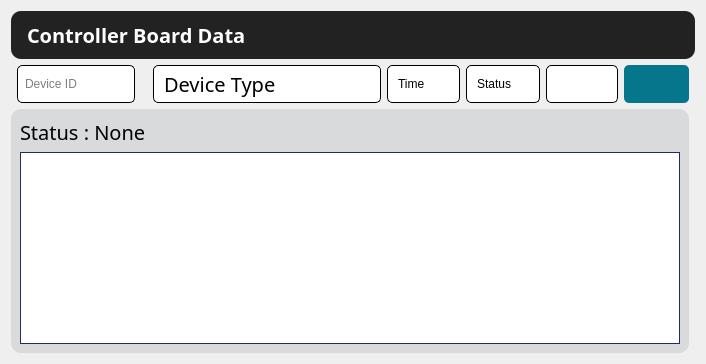
      <widget class="QWidget" name="controller_data">
       <layout class="QGridLayout" name="gridLayout_10">
        <item row="3" column="0" colspan="9">
         <widget class="QFrame" name="frame_3">
          <property name="styleSheet">
           <string notr="true">background-color:#d9dadb;
border-radius: 10px;</string>
          </property>
          <property name="frameShape">
           <enum>QFrame::StyledPanel</enum>
          </property>
          <property name="frameShadow">
           <enum>QFrame::Raised</enum>
          </property>
          <layout class="QGridLayout" name="gridLayout_9">
           <item row="0" column="0">
            <layout class="QHBoxLayout" name="horizontalLayout_3">
             <item>
              <widget class="QLabel" name="controller_finder_status">
               <property name="maximumSize">
                <size>
                 <width>16777215</width>
                 <height>50</height>
                </size>
               </property>
               <property name="font">
                <font>
                 <family>SCG</family>
                 <pointsize>15</pointsize>
                 <weight>50</weight>
                 <bold>false</bold>
                </font>
               </property>
               <property name="cursor">
                <cursorShape>ArrowCursor</cursorShape>
               </property>
               <property name="contextMenuPolicy">
                <enum>Qt::PreventContextMenu</enum>
               </property>
               <property name="text">
                <string>Status : None</string>
               </property>
              </widget>
             </item>
            </layout>
           </item>
           <item row="1" column="0">
            <widget class="QTableView" name="devicesDataView">
             <property name="enabled">
              <bool>true</bool>
             </property>
             <property name="sizePolicy">
              <sizepolicy hsizetype="Expanding" vsizetype="Expanding">
               <horstretch>0</horstretch>
               <verstretch>0</verstretch>
              </sizepolicy>
             </property>
             <property name="font">
              <font>
               <family>SCG</family>
               <pointsize>15</pointsize>
              </font>
             </property>
             <property name="cursor" stdset="0">
              <cursorShape>ArrowCursor</cursorShape>
             </property>
             <property name="contextMenuPolicy">
              <enum>Qt::PreventContextMenu</enum>
             </property>
             <property name="styleSheet">
              <string notr="true">	border:1px solid #1c305c;
background-color:white;
    border-radius: 0px;
    padding: 0px 0px;</string>
             </property>
             <property name="alternatingRowColors">
              <bool>true</bool>
             </property>
            </widget>
           </item>
          </layout>
         </widget>
        </item>
        <item row="2" column="6">
         <widget class="QComboBox" name="mcu_status">
          <property name="maximumSize">
           <size>
            <width>100</width>
            <height>40</height>
           </size>
          </property>
          <property name="cursor">
           <cursorShape>PointingHandCursor</cursorShape>
          </property>
          <property name="styleSheet">
           <string notr="true">QComboBox{	
	padding-left:10px;	
padding-right:10px;
	background-color:white;
	border-radius: 5px;
	border:1px solid black;
}
QComboBox::drop-down{
	border:0px
}

QComboBox::down-arrow {
	image:url(:/newPrefix/assets/arrow-down-sign-to-navigate.png);
	width:15px;	
	heigth:15px;
	margin-right:15px;
}
QComboBox:on{
	border:4px solid #c2dbfe;
}

QComboBox QListView{
	background-color:white;
	border-radius: 5px;
}

QComboBox QListView::item{
	padding-left:10px;
    border:1px solid rgba(0,0,0,10%);
	background-color:#fff;
    outline:0px;
}
</string>
          </property>
          <item>
           <property name="text">
            <string>Status</string>
           </property>
          </item>
          <item>
           <property name="text">
            <string>Good</string>
           </property>
          </item>
          <item>
           <property name="text">
            <string>NG</string>
           </property>
          </item>
         </widget>
        </item>
        <item row="2" column="5">
         <widget class="QComboBox" name="time_frame">
          <property name="maximumSize">
           <size>
            <width>100</width>
            <height>40</height>
           </size>
          </property>
          <property name="cursor">
           <cursorShape>PointingHandCursor</cursorShape>
          </property>
          <property name="styleSheet">
           <string notr="true">#time_frame{	
	padding-left:10px;	
padding-right:10px;
	background-color:white;
	border-radius: 5px;
	border:1px solid black;
}
#time_frame::drop-down{
	border:0px
}

#time_frame::down-arrow {
	image:url(:/newPrefix/assets/arrow-down-sign-to-navigate.png);
	width:15px;	
	heigth:15px;
	margin-right:15px;
}
#time_frame:on{
	border:4px solid #c2dbfe;
}

#time_frame QListView{
	background-color:white;
	border-radius: 5px;
}

#time_frame QListView::item{
	padding-left:10px;
    border:1px solid rgba(0,0,0,10%);
	background-color:#fff;
    outline:0px;
}
</string>
          </property>
          <item>
           <property name="text">
            <string>Time</string>
           </property>
          </item>
          <item>
           <property name="text">
            <string>Hour</string>
           </property>
          </item>
          <item>
           <property name="text">
            <string>Day</string>
           </property>
          </item>
          <item>
           <property name="text">
            <string>Week</string>
           </property>
          </item>
          <item>
           <property name="text">
            <string>Month</string>
           </property>
          </item>
          <item>
           <property name="text">
            <string>Year</string>
           </property>
          </item>
         </widget>
        </item>
        <item row="0" column="0" colspan="10">
         <widget class="QLabel" name="label_4">
          <property name="maximumSize">
           <size>
            <width>16777215</width>
            <height>50</height>
           </size>
          </property>
          <property name="font">
           <font>
            <family>SCG</family>
            <pointsize>15</pointsize>
            <weight>75</weight>
            <bold>true</bold>
           </font>
          </property>
          <property name="styleSheet">
           <string notr="true">color:white;
background-color:#222222;
border-radius: 10px;
padding: 10px 10px;
margin-right:0px</string>
          </property>
          <property name="text">
           <string>Controller Board Data</string>
          </property>
         </widget>
        </item>
        <item row="2" column="8">
         <widget class="QPushButton" name="controller_finder">
          <property name="sizePolicy">
           <sizepolicy hsizetype="Expanding" vsizetype="Fixed">
            <horstretch>0</horstretch>
            <verstretch>0</verstretch>
           </sizepolicy>
          </property>
          <property name="maximumSize">
           <size>
            <width>100</width>
            <height>16777215</height>
           </size>
          </property>
          <property name="font">
           <font>
            <family>SCG</family>
            <pointsize>15</pointsize>
            <weight>75</weight>
            <bold>true</bold>
           </font>
          </property>
          <property name="cursor">
           <cursorShape>PointingHandCursor</cursorShape>
          </property>
          <property name="contextMenuPolicy">
           <enum>Qt::PreventContextMenu</enum>
          </property>
          <property name="styleSheet">
           <string notr="true">QPushButton {
	background-color:#06768d;
    color:white;
	border: none;
	border-radius: 5px;
	padding: 5px 5px;
}

QPushButton:hover {
    background-color: #065465; /* Darker Green */
    border:1px solid #808080;
}

QPushButton:pressed {
    background-color: #003747; /* Even Darker Green when pressed */
}</string>
          </property>
          <property name="text">
           <string/>
          </property>
          <property name="icon">
           <iconset resource="../../../SCG/04_Code/Assembly/SDE-Inspection/sde.qrc">
            <normaloff>:/icon/assets/search-9-64.ico</normaloff>:/icon/assets/search-9-64.ico</iconset>
          </property>
          <property name="iconSize">
           <size>
            <width>25</width>
            <height>25</height>
           </size>
          </property>
         </widget>
        </item>
        <item row="2" column="1">
         <widget class="QLineEdit" name="device_id_input">
          <property name="maximumSize">
           <size>
            <width>16777215</width>
            <height>40</height>
           </size>
          </property>
          <property name="styleSheet">
           <string notr="true">QLineEdit{
	background-color:white;
	border-radius: 5px;
  border:1px solid black;
  padding: 5px 5px;
}
QLineEdit:focus{
	border:4px solid #c2dbfe;
}
</string>
          </property>
          <property name="maxLength">
           <number>16</number>
          </property>
          <property name="placeholderText">
           <string>Device ID</string>
          </property>
         </widget>
        </item>
        <item row="2" column="4">
         <widget class="QComboBox" name="device_type">
          <property name="maximumSize">
           <size>
            <width>300</width>
            <height>40</height>
           </size>
          </property>
          <property name="font">
           <font>
            <family>SCG</family>
            <pointsize>15</pointsize>
           </font>
          </property>
          <property name="cursor">
           <cursorShape>PointingHandCursor</cursorShape>
          </property>
          <property name="contextMenuPolicy">
           <enum>Qt::PreventContextMenu</enum>
          </property>
          <property name="styleSheet">
           <string notr="true">#device_type{
	padding-left:10px;	
padding-right:20px;
	background-color:white;
	border-radius: 5px;
	border:1px solid black;
}
#device_type::drop-down{
	border:0px
}

#device_type::down-arrow {
	image:url(:/newPrefix/assets/arrow-down-sign-to-navigate.png);
	width:15px;	
	heigth:15px;
	margin-right:15px;
}
#device_type:on{
	border:4px solid #c2dbfe;
}

#device_type QListView{
	background-color:white;
	border-radius: 5px;
}

#device_type QListView::item{
	padding-left:10px;
    border:1px solid rgba(0,0,0,10%);
	background-color:#fff;
    outline:0px;
}
</string>
          </property>
          <item>
           <property name="text">
            <string>Device Type</string>
           </property>
          </item>
          <item>
           <property name="text">
            <string>Actuator Controller</string>
           </property>
          </item>
          <item>
           <property name="text">
            <string>Sensor Controller</string>
           </property>
          </item>
         </widget>
        </item>
        <item row="2" column="7">
         <widget class="QComboBox" name="boxlot_finder">
          <property name="sizePolicy">
           <sizepolicy hsizetype="Expanding" vsizetype="Expanding">
            <horstretch>0</horstretch>
            <verstretch>0</verstretch>
           </sizepolicy>
          </property>
          <property name="maximumSize">
           <size>
            <width>150</width>
            <height>40</height>
           </size>
          </property>
          <property name="styleSheet">
           <string notr="true">QComboBox{	
	background-color:white;
	border-radius: 5px;
	border:1px solid black;
	padding-left:10px;
}
QComboBox::drop-down{
	border:0px
}

QComboBox::down-arrow {
	image:url(:/newPrefix/assets/arrow-down-sign-to-navigate.png);
	width:15px;	
	heigth:15px;
	margin-right:15px;
}
QComboBox:on{
	border:4px solid #c2dbfe;
}

QComboBox QListView{
	background-color:white;
	border-radius: 5px;
}

QComboBox QListView::item{
	padding-left:10px;
    border:1px solid rgba(0,0,0,10%);
	background-color:#fff;
    outline:0px;
}
</string>
          </property>
         </widget>
        </item>
       </layout>
      </widget>
